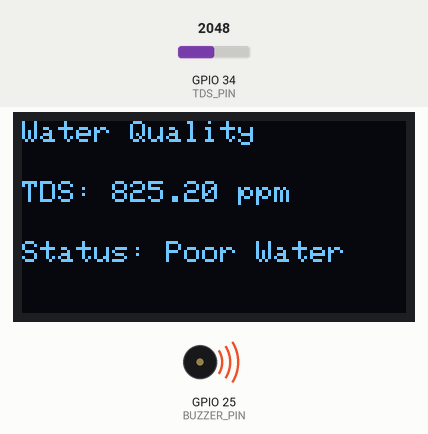
Recording of a sketch running on a simulated ESP32. Parts: 128×64 one-colour display, buzzer (waves = sounding, pin HIGH). Inputs (shaded band) come from the test bench; at power-on: GPIO 34 (TDS_PIN) = 2048. What the sketch prints to the serial monitor is not drawn.

Above: at 3.2 s.
3.3 s: GPIO 34 (TDS_PIN) set to 1270
At 4.7 s:
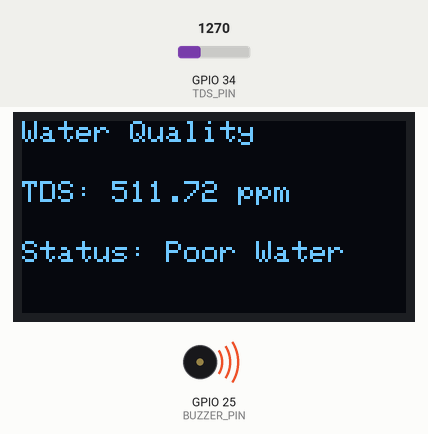
5.6 s: GPIO 34 (TDS_PIN) set to 1175
At 7.0 s:
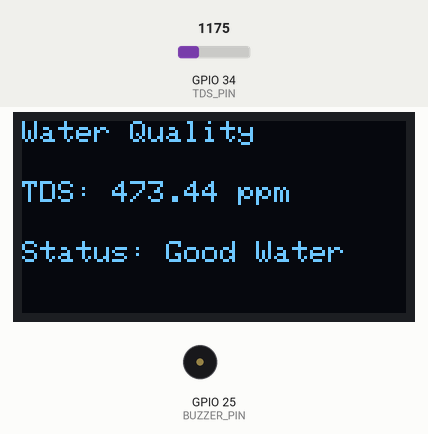
7.6 s: GPIO 34 (TDS_PIN) set to 1228
At 9.2 s:
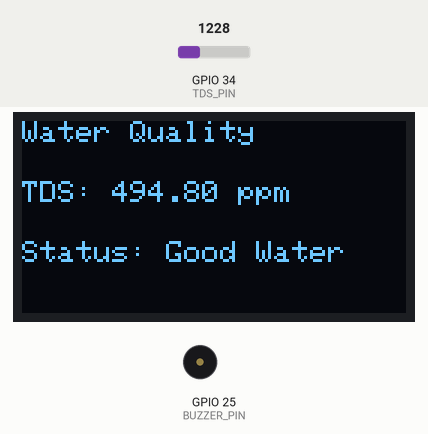
Timing chart, 0 to 10.7 s (numbered marks = the images above; inputs shaded):
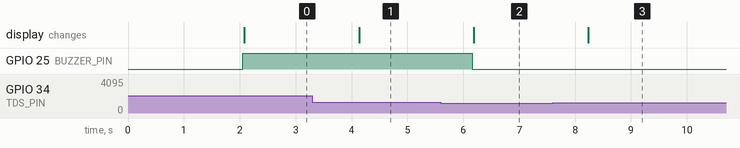

Measured:
- the behaviour switches between 1241 and 1240 on GPIO 34 (TDS_PIN) (found by bisection; images 1 and 2)
- after the input at 3.3 s, the display: changes after 0.83 s (image 1)
- after the input at 5.6 s, GPIO 25 (BUZZER_PIN): HIGH → LOW after 0.56 s; the display: changes after 0.59 s (image 2)
- after the input at 7.6 s, the display: changes after 0.64 s (image 3)

The sketch:

water_quality_monitor.ino
```cpp
#include <Wire.h>
#include <Adafruit_GFX.h>
#include <Adafruit_SSD1306.h>

// OLED display configuration
#define SCREEN_WIDTH 128
#define SCREEN_HEIGHT 64
#define OLED_RESET -1
Adafruit_SSD1306 display(SCREEN_WIDTH, SCREEN_HEIGHT, &Wire, OLED_RESET);

// Pin definitions
#define TDS_PIN 34      // Analog pin connected to TDS sensor
#define BUZZER_PIN 25   // Active buzzer pin

float tdsValue = 0.0;

void setup() {

  Serial.begin(115200);

  pinMode(BUZZER_PIN, OUTPUT);
  digitalWrite(BUZZER_PIN, LOW);

  // Initialize OLED display
  if(!display.begin(SSD1306_SWITCHCAPVCC, 0x3C)) {
    Serial.println("OLED initialization failed");
    while(true);
  }

  display.clearDisplay();
  display.setTextSize(1);
  display.setTextColor(SSD1306_WHITE);

  display.setCursor(0,0);
  display.println("Water Quality Monitor");
  display.setCursor(0,20);
  display.println("Initializing...");
  display.display();

  delay(2000);
}

void loop() {

  int analogValue = analogRead(TDS_PIN);

  // Convert analog value to voltage
  float voltage = analogValue * (3.3 / 4095.0);

  // Convert voltage to approximate TDS value (ppm)
  tdsValue = voltage * 500;

  Serial.print("Analog Value: ");
  Serial.print(analogValue);
  Serial.print("  TDS: ");
  Serial.print(tdsValue);
  Serial.println(" ppm");

  // OLED Display Output
  display.clearDisplay();

  display.setCursor(0,0);
  display.println("Water Quality");

  display.setCursor(0,20);
  display.print("TDS: ");
  display.print(tdsValue);
  display.println(" ppm");

  // Water Quality Status
  display.setCursor(0,40);

  if(tdsValue > 500) {
    display.println("Status: Poor Water");
    digitalWrite(BUZZER_PIN, HIGH);
  }
  else {
    display.println("Status: Good Water");
    digitalWrite(BUZZER_PIN, LOW);
  }

  display.display();

  delay(1000);
}
```
